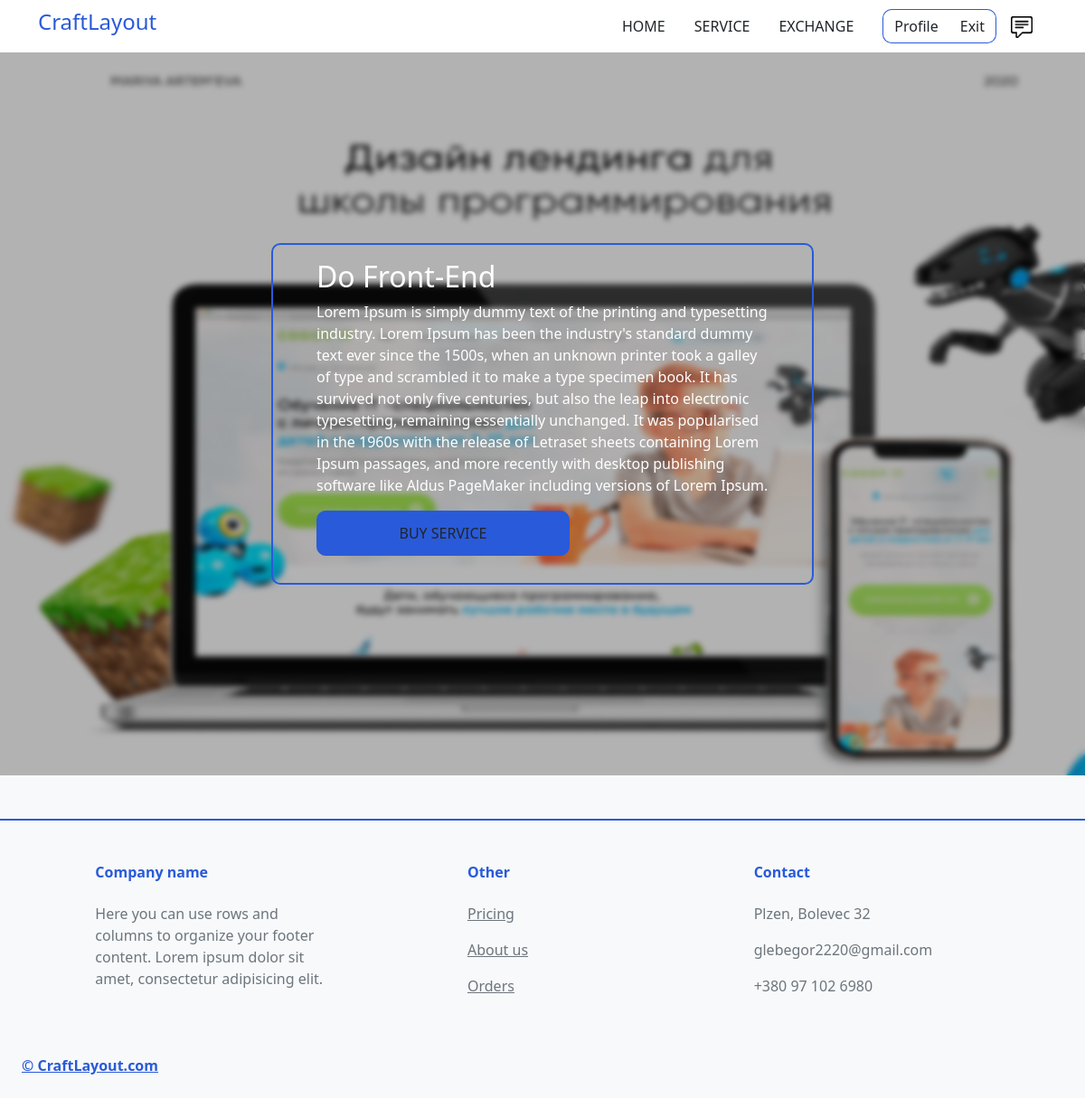
/service/5 (signed in), run on the app's committed database.
### services/models.py (models this page shows, shortened)
class OrderModel(models.Model):
    Title = models.CharField(max_length=255)
    BgImg = models.FileField(default='No_image.png', upload_to='orderimg')
    Text = models.TextField(max_length=2000)
    id = models.AutoField(primary_key=True)

### services/views.py (the view)
# urls.py: path('service/<int:id>', views.serviceOnepage, name='serviceOne')
def serviceOnepage(request, id):
    Order = OrderModel.objects.filter(pk=id)
    data ={
        'Order': Order
    }
    return render(request, 'services/servicePage.html', data)

### services/templates/services/servicePage.html (shortened to what this page needs)
{% extends 'services/main-layout.html' %}
{% block content%}
<div class="d-flex">
    <div class="sliderInner">
        <div class="SliderTape">
            {% for elem in Order%}
                <div style='background: url({{ elem.BgImg.url}}) no-repeat;background-size: 100% 100%; background-blend-mode: multiply;
                background-color: rgba(0, 0, 0, 0.3);' class="SliderItem">
                    <div style="backdrop-filter: blur(3px);" class="w-100 h-100">
                        <div class="d-flex justify-content-center align-items-center h-100">
                            <div class='w-50 px-5 pt-3' style='border-radius: 10px;border: 2px solid #295AD9;'>
                                <div class='text-white h2'>{{ elem.Title}}</div>
                                <div class='text-white'>{{ elem.Text}}</div>
                                {% if user.is_authenticated%}
                                <button class="btn mt-3 flare-button">Buy Service</button>
                                {% else %}
                                <div class='PozorMess my-3'>You must register or login to buy us service</div>
                                {% endif %}
                            </div>
                        </div>
                    </div>
                </div>
            {% endfor%}
        </div>
    </div>
</div>
{% endblock%}

### services/static/services/style.css (style rules this page uses)
body { margin: 0; font-family: 'Raleway', sans-serif; }
button { background-color: #fff; border: 1px solid #295AD9!important; border-radius: 10px!important; }
.flare-button { width: 100%; max-width: 280px; height: 50px; display: flex; justify-content: center; align-items: center; padding-top: 2px; margin-bottom: 30px; border: none; border-radius: 3px; font-size: 16px; font-weight: bold; text-align: center; text-transform: uppercase; background-color: #295AD9!important; cursor: pointer; text-decoration: none; position: relative; overflow: hidden; }
.flare-button:after { content: ""; display: block; width: 25px; height: 200px; margin-left: 50px; background: rgba(255, 255, 255, .4) 100%; left: -80px; top: -100px; z-index: 1; transform: rotate(45deg); position: absolute; animation: movingFlare 4s ease-out 1s infinite; }
.sliderInner { overflow:hidden; width: 100%; }
.SliderTape { transition: .3s; display: flex; }
.SliderItem { background-size: 100% 100%; background-blend-mode: multiply; background-color: rgba(0, 0, 0, 1); transform: translateX(0px); min-height: 800px; min-width: 100%; }

### data on the page
OrderModel: BgImg (picture), Title "Do Front-End", Text "Lorem Ipsum is simply dummy text of the printing and typesetting industry. Lorem Ipsum has been the industry's standard dummy text ever since the 1500s, when an unknown printer took a galley of type and scrambled it to make a type specimen book. It has survived not only five centuries, but also the leap into electronic typesetting, remaining essentially unchanged. It was popularised in the 1960s with the release of Letraset sheets containing Lorem Ipsum passages, and more recently with desktop publishing software like Aldus PageMaker including versions of Lorem Ipsum."
